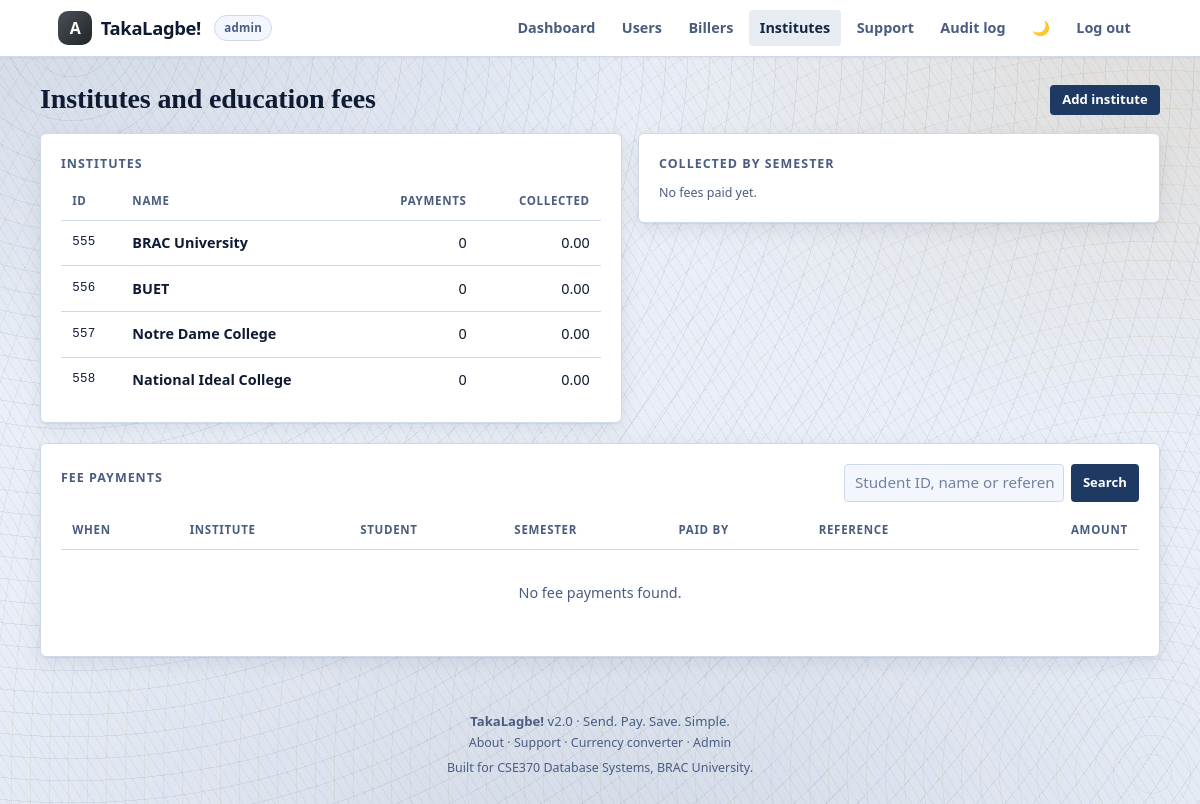
Page /admin_education.php (signed in) on the committed database.
### tables this page shows
CREATE TABLE `institutes` (
  `id`                    INT UNSIGNED NOT NULL AUTO_INCREMENT,
  `institute_id`          VARCHAR(20)  NOT NULL,
  `institute_name`        VARCHAR(255) NOT NULL,
  `total_received_amount` DECIMAL(12,2) NOT NULL DEFAULT 0.00,
  PRIMARY KEY (`id`),
  UNIQUE KEY `uq_inst` (`institute_id`)
);

### admin_education.php (called while the page is built, shortened)
<?php
require_once __DIR__ . '/config/helpers.php';
$institutes = all(
    "SELECT i.*,
            (SELECT COUNT(*) FROM education_fee f WHERE f.institute_id = i.institute_id) n
       FROM institutes i ORDER BY i.total_received_amount DESC");
$search  = mb_substr(get('q'), 0, 60);
$params  = [];
$clause  = '1=1';
$fees = all("SELECT * FROM education_fee WHERE $clause
             ORDER BY timestamp DESC LIMIT 40", $params);
$bySemester = all("SELECT semester, COUNT(*) n, SUM(amount) total
                    FROM education_fee GROUP BY semester ORDER BY semester DESC LIMIT 8");
include('Front_end/front_admin_education.php');

### config/db.php (called while the page is built, shortened)
<?php
function db(): PDO
{
    static $pdo = null;
    if ($pdo === null) {
        $dsn = sprintf(
            'mysql:host=%s;port=%s;dbname=%s;charset=utf8mb4',
            DB_HOST, DB_PORT, DB_NAME
        );
        try {
            $pdo = new PDO($dsn, DB_USER, DB_PASS, [
                PDO::ATTR_ERRMODE            => PDO::ERRMODE_EXCEPTION,
                PDO::ATTR_DEFAULT_FETCH_MODE => PDO::FETCH_ASSOC,
                PDO::ATTR_EMULATE_PREPARES   => false,
                PDO::ATTR_STRINGIFY_FETCHES  => false,
            ]);
            $pdo->exec("SET time_zone = '+06:00'");
        } catch (PDOException $e) {
            http_response_code(500);
            exit('Database connection failed. Please check config/config.php.');
        }
    }
    return $pdo;
}
function q(string $sql, array $params = []): PDOStatement
{
    $st = db()->prepare($sql);
    $st->execute($params);
    return $st;
}
function all(string $sql, array $params = []): array
{
    return q($sql, $params)->fetchAll();
}

### config/helpers.php (called while the page is built, shortened)
<?php
require_once __DIR__ . '/db.php';
function e($v): string
{
    return htmlspecialchars((string) $v, ENT_QUOTES, 'UTF-8');
}
function money($amount, bool $sign = true): string
{
    $s = number_format((float) $amount, 2);
    return $sign ? CURRENCY_SIGN . ' ' . $s : $s;
}
function get(string $key, string $default = ''): string
{
    return trim((string) ($_GET[$key] ?? $default));
}

### Front_end/front_admin_education.php (the view, shortened to what this page needs)
<?php include __DIR__ . '/partials/admin_nav.php'; ?>
<main class="wrap section">
  <div class="between" style="margin-bottom:1rem">
    <h1 class="mb0">Institutes and education fees</h1>
    <button class="btn btn-primary btn-sm" onclick="openModal('addInst')">Add institute</button>
  </div>
  <div class="row" style="margin-bottom:1.2rem">
    <div class="col" style="flex:1 1 320px">
      <div class="card">
        <div class="card-title">Institutes</div>
        <div class="table-wrap">
          <table>
            <thead><tr><th>ID</th><th>Name</th><th class="num">Payments</th>
              <th class="num">Collected</th></tr></thead>
            <tbody>
            <?php foreach ($institutes as $i): ?>
              <tr>
                <td class="mono tiny"><?= e($i['institute_id']) ?></td>
                <td><strong><?= e($i['institute_name']) ?></strong></td>
                <td class="num"><?= (int) $i['n'] ?></td>
                <td class="num"><?= e(money($i['total_received_amount'], false)) ?></td>
              </tr>
            <?php endforeach; ?>
            </tbody>
          </table>
        </div>
      </div>
    </div>
    <div class="col" style="flex:1 1 260px">
      <div class="card">
        <div class="card-title">Collected by semester</div>
        <?php if (!$bySemester): ?>
          <p class="muted tiny mb0">No fees paid yet.</p>
        <?php else: foreach ($bySemester as $s): ?>
          <div class="entry">
            <span class="body">
              <span class="t"><?= e($s['semester']) ?></span>
              <span class="s"><?= (int) $s['n'] ?> payment(s)</span>
            </span>
            <span class="amt"><?= e(money($s['total'])) ?></span>
          </div>
        <?php endforeach; endif; ?>
      </div>
    </div>
  </div>
  <div class="card">
    <div class="between" style="margin-bottom:.6rem">
      <div class="card-title mb0">Fee payments</div>
      <form method="get" style="display:flex;gap:.4rem">
        <input name="q" value="<?= e($search) ?>" placeholder="Student ID, name or reference"
               style="width:220px;padding:.4rem .6rem">
        <button class="btn btn-primary btn-sm" type="submit">Search</button>
      </form>
    </div>
    <div class="table-wrap">
      <table>
        <thead><tr><th>When</th><th>Institute</th><th>Student</th><th>Semester</th>
          <th>Paid by</th><th>Reference</th><th class="num">Amount</th></tr></thead>
        <tbody>
        <?php if (!$fees): ?>
          <tr><td colspan="7" class="center muted" style="padding:2rem">No fee payments found.</td></tr>
        <?php endif; ?>
        </tbody>
      </table>
    </div>
  </div>
</main>
<?php include __DIR__ . '/partials/foot.php'; ?>

### Assets/css/app.css (style rules this page uses)
:root { --brand:#1E3A63; --brand-dark:#132743; --brand-soft:#E7EBF2; --accent:#A87A2B; --danger:#A9412C; --warn:#B8862B; --ok:#2C6E4E; --bg:#E9EEF7; --surface:#FFFFFF; --surface-2:#F3F7FD; --border:#CFD9EA; --text:#0F1B33; --muted:#4A5C80; --radius:6px; --radius-sm:4px; --shadow:0 1px 2px rgba(15,27,51,.07), 0 6px 20px rgba(15,27,51,.08); --shadow-lg:0 14px 40px rgba(15,27,51,.18); --ring:0 0 0 3px rgba(30,58,99,.25); --font:'IBM Plex Sans','Segoe UI',Roboto,Arial,sans-serif; --font-display:'Source Serif 4',Georgia,'Times New Roman',serif; --mono:'IBM Plex Mono',Consolas,'SF Mono',Menlo,monospace; }
*,*::before,*::after { box-sizing:border-box }
html { -webkit-text-size-adjust:100% }
body { margin:0; font-family:var(--font); background:var(--bg); color:var(--text); line-height:1.55; -webkit-font-smoothing:antialiased; transition:background .2s ease, color .2s ease; }
h1,h2,h3,h4 { margin:0 0 .5rem;line-height:1.22;font-weight:700;letter-spacing:-.005em; font-family:var(--font-display); }
.num,.amt,td.num,.stat-value,.balance { font-variant-numeric:tabular-nums }
h1 { font-size:1.75rem }
p { margin:0 0 .8rem }
.wrap { max-width:1120px;margin:0 auto;padding:0 18px }
.row { display:flex;gap:1rem;flex-wrap:wrap }
.row>.col { flex:1 1 260px;min-width:0 }
.between { display:flex;align-items:center;justify-content:space-between;gap:1rem;flex-wrap:wrap }
.center { text-align:center }
.mb0 { margin-bottom:0 }
.muted { color:var(--muted) }
.tiny { font-size:.78rem }
.mono { font-family:var(--mono);letter-spacing:.02em }
.section { padding:1.6rem 0 }
.card { background:var(--surface);border:1px solid var(--border); border-radius:var(--radius);padding:1.25rem;box-shadow:var(--shadow); }
.card-title { font-size:.78rem;text-transform:uppercase;letter-spacing:.08em; color:var(--muted);font-weight:700;margin-bottom:.6rem }
input,select,textarea { width:100%;padding:.68rem .8rem;font:inherit;font-size:.95rem; color:var(--text);background:var(--surface-2); border:1.5px solid var(--border);border-radius:var(--radius-sm); transition:border-color .15s, box-shadow .15s; }
input::placeholder,textarea::placeholder { color:var(--muted);opacity:.75 }
.btn { display:inline-flex;align-items:center;justify-content:center;gap:.45rem; padding:.68rem 1.15rem;border:1.5px solid transparent; border-radius:var(--radius-sm);font:inherit;font-weight:700;font-size:.93rem; cursor:pointer;transition:transform .12s, filter .15s, background .15s; text-decoration:none;line-height:1.2; }
.btn-primary { background:var(--brand);color:#fff }
.btn-sm { padding:.38rem .7rem;font-size:.82rem }
.table-wrap { overflow-x:auto;-webkit-overflow-scrolling:touch }
table { width:100%;border-collapse:collapse;font-size:.9rem }
th { text-align:left;font-size:.72rem;text-transform:uppercase;letter-spacing:.06em; color:var(--muted);font-weight:800;padding:.6rem .7rem; border-bottom:1.5px solid var(--border);white-space:nowrap; }
td { padding:.7rem;border-bottom:1px solid var(--border);vertical-align:middle }
tbody tr:last-child td { border-bottom:0 }
.num { text-align:right;font-variant-numeric:tabular-nums;white-space:nowrap }
:root { --engrave:rgba(30,58,99,.075); --engrave-2:rgba(168,122,43,.085); --hatch:rgba(30,58,99,.055); --wash-1:rgba(30,58,99,.11); --wash-2:rgba(168,122,43,.13); }
body::before { content:""; position:fixed; inset:0; z-index:-2; pointer-events:none; background: radial-gradient(58rem 34rem at 4% 0%, var(--wash-1), transparent 70%), radial-gradient(50rem 32rem at 98% 10%, var(--wash-2), transparent 68%), radial-gradient(64rem 40rem at 50% 108%, var(--wash-1), transparent 72%); }
body::after { content:""; position:fixed; inset:0; z-index:-1; pointer-events:none; background-image: repeating-radial-gradient(circle at 6% 4%, var(--engrave) 0 1px, transparent 1px 22px), repeating-radial-gradient(circle at 96% 96%, var(--engrave-2) 0 1px, transparent 1px 19px), repeating-linear-gradient(58deg, var(--hatch) 0 1px, transparent 1px 9px); background-repeat:no-repeat,no-repeat,repeat; background-size:100% 100%,100% 100%,auto; }

### rows in the picture
institutes: institute "555", institute_name "BRAC University", n "0", total_received_amount "0.00"
institutes: institute "556", institute_name "BUET", n "0", total_received_amount "0.00"
institutes: institute "557", institute_name "Notre Dame College", n "0", total_received_amount "0.00"
institutes: institute "558", institute_name "National Ideal College", n "0", total_received_amount "0.00"

### other values in the picture
APP_NAME "TakaLagbe!"
APP_VERSION "2.0"
APP_TAGLINE "Send. Pay. Save. Simple."
